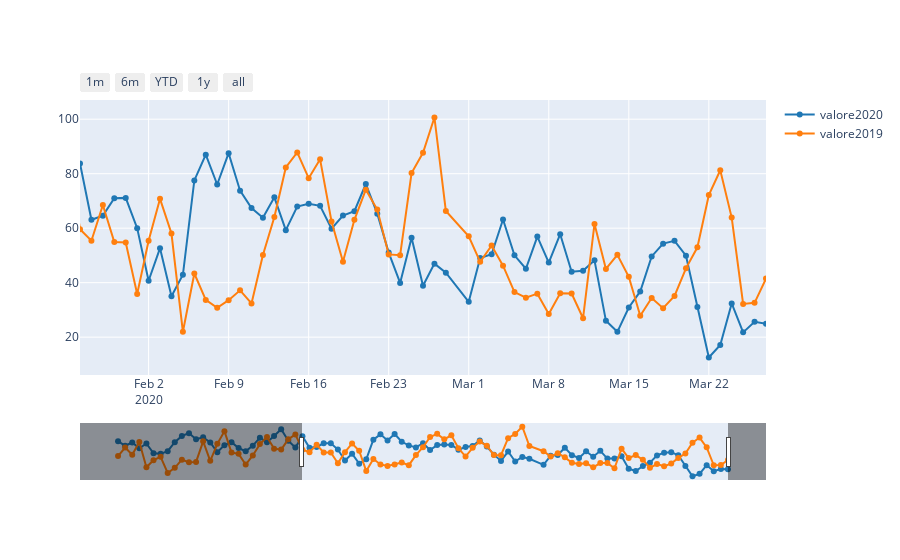

Notebook cell for this chart:
### Code cell
display_year_on_year_avg_pollutant(data=selected_raw_data, comp_year=2019)
